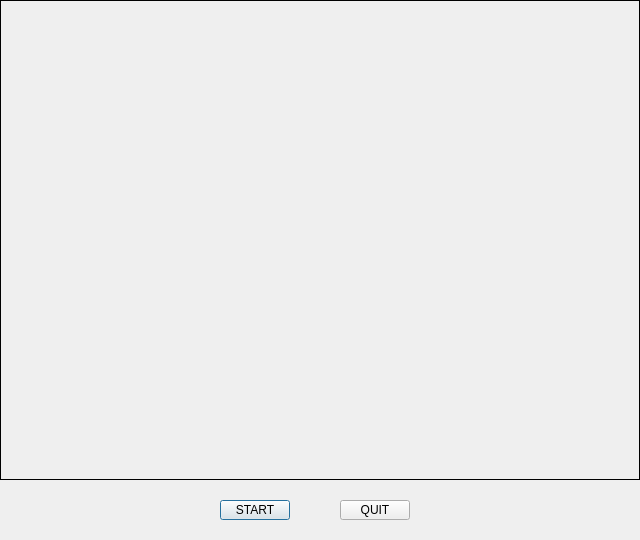
<?xml version="1.0" encoding="UTF-8"?>
<ui version="4.0">
 <class>Dialog</class>
 <widget class="QDialog" name="Dialog">
  <property name="geometry">
   <rect>
    <x>0</x>
    <y>0</y>
    <width>640</width>
    <height>540</height>
   </rect>
  </property>
  <property name="windowTitle">
   <string>Dialog</string>
  </property>
  <widget class="QLabel" name="label">
   <property name="geometry">
    <rect>
     <x>0</x>
     <y>0</y>
     <width>640</width>
     <height>480</height>
    </rect>
   </property>
   <property name="frameShape">
    <enum>QFrame::Panel</enum>
   </property>
   <property name="text">
    <string/>
   </property>
  </widget>
  <widget class="QPushButton" name="startButton">
   <property name="geometry">
    <rect>
     <x>220</x>
     <y>500</y>
     <width>70</width>
     <height>20</height>
    </rect>
   </property>
   <property name="text">
    <string>START</string>
   </property>
  </widget>
  <widget class="QPushButton" name="quitButton">
   <property name="geometry">
    <rect>
     <x>340</x>
     <y>500</y>
     <width>70</width>
     <height>20</height>
    </rect>
   </property>
   <property name="text">
    <string>QUIT</string>
   </property>
  </widget>
 </widget>
 <resources/>
 <connections/>
</ui>
